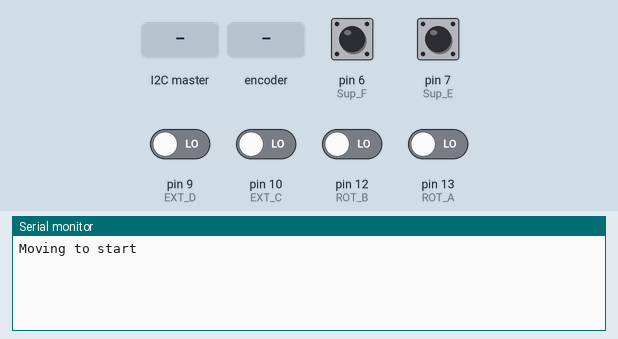
Recording of a sketch running on a simulated Arduino Leonardo, built with avr-gcc and run on an emulated ATmega32U4. On the bench: the last lines printed to the serial monitor. The inputs (shaded band) are chosen by the test bench; at power-on: pin 6 (Sup_F), pin 7 (Sup_E), pin 9 (EXT_D), pin 10 (EXT_C), pin 12 (ROT_B), pin 13 (ROT_A) LOW.

Above: at 0.9 s.
1.0 s: the I2C master sends the byte 1
At 2.1 s:
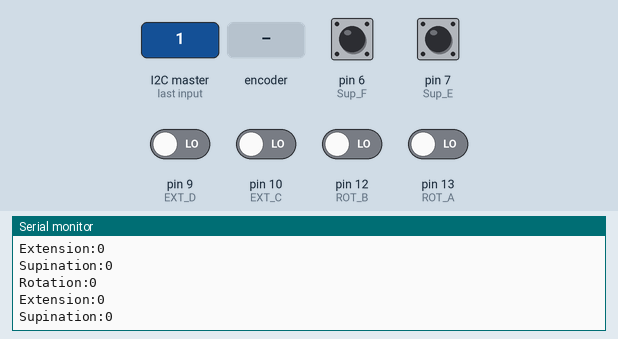
2.5 s: rotary encoder on pin 13 (ROT_A) / pin 12 (ROT_B) turned 1 step (first pin leading)
4.2 s: pin 7 (Sup_E) pulled HIGH for 0.15 s
5.8 s: pin 10 (EXT_C) driven HIGH
7.3 s: pin 7 (Sup_E) pulled HIGH for 1 s
At 8.1 s:
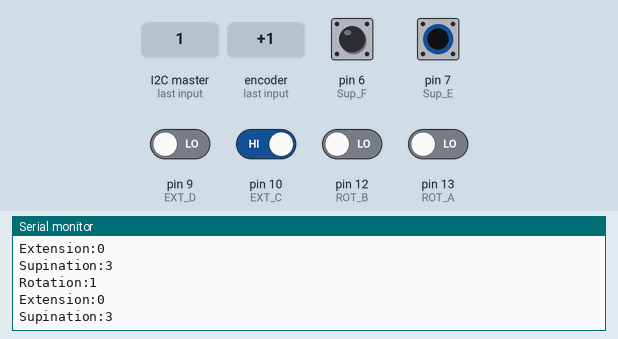
9.8 s: rotary encoder on pin 13 (ROT_A) / pin 12 (ROT_B) turned 1 step (first pin leading)
At 10.8 s:
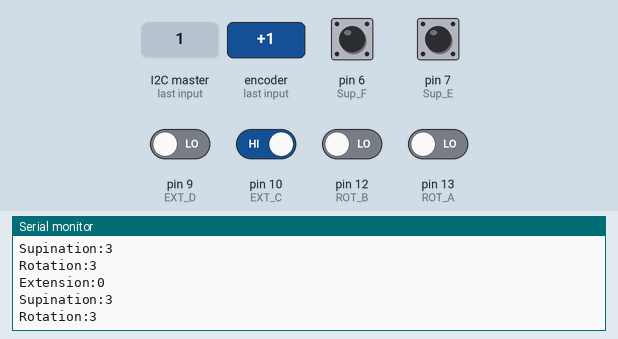
Timing chart, 0 to 12.5 s (numbered marks = the images above; inputs shaded):
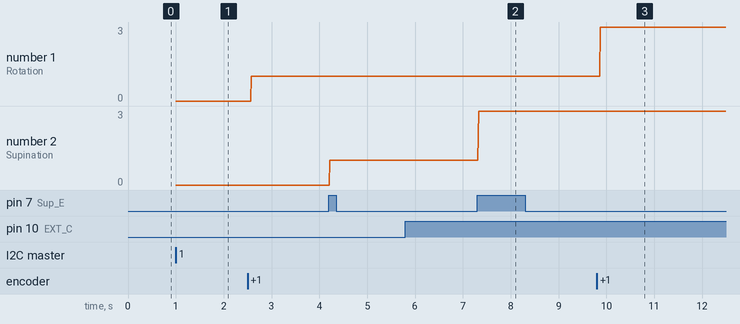

Measured:
- after the input at 1.0 s, the serial monitor: prints a new line at once (image 1)
- after the input at 7.3 s, the serial monitor: prints a new line at once (image 2)
- after the input at 9.8 s, the serial monitor: prints a new line after 0.07 s (image 3)
- plotted number 1: 0 → 1 after the input at 2.5 s
- plotted number 2: 1 → 3 after the input at 7.3 s

The sketch:

encoder_rtos.ino
```cpp
#include <Arduino_FreeRTOS.h>
#include <semphr.h>  // add the FreeRTOS functions for Semaphores (or Flags).
#include <Wire.h>

// Declare a mutex Semaphore Handle which we will use to manage the Serial Port.
// It will be used to ensure only one Task is accessing this resource at any time.
SemaphoreHandle_t xSerialSemaphore;

// define three Tasks for DigitalRead for every encoder
void receiveEventTask( void *pvParameters );
void TaskDigitalRead1( void *pvParameters );
void TaskDigitalRead2( void *pvParameters );
void TaskDigitalRead3( void *pvParameters );

// Define the global variables
int countTickRot = 0;
int countIndexRot = 0;
int precTickRot = 0;
int precIndexRot = 0;
int tickRot = 0;
int tickBRot = 0;

int countTickExt = 0;
int countIndexExt = 0;
int precTickExt = 0;
int precIndexExt = 0;
int tickExt = 0;
int tickBExt = 0;

int countTickSup = 0;
int countIndexSup = 0;
int precTickSup = 0;
int precIndexSup = 0;
int tickSup = 0;
int tickBSup = 0;

// Pulses Per Revolution, specified in the encoder settings
int PPR = 192;

bool flagReceived = false;

// the setup function runs once when you press reset or power the board
void setup() {
  Wire.begin(1);
  Wire.onReceive(receiveEvent);

  // initialize serial communication at 9600 bits per second:
  Serial.begin(115200);
  Serial.println("Moving to start");

  while (!Serial) {
    ; // wait for serial port to connect. Needed for native USB, on LEONARDO, MICRO, YUN, and other 32u4 based boards.
  }

  while(!flagReceived){
    delay(10);
  }

  // Semaphores are useful to stop a Task proceeding, where it should be paused to wait,
  // because it is sharing a resource, such as the Serial port.
  // Semaphores should only be used whilst the scheduler is running, but we can set it up here.
  if ( xSerialSemaphore == NULL )  // Check to confirm that the Serial Semaphore has not already been created.
  {
    xSerialSemaphore = xSemaphoreCreateMutex();  // Create a mutex semaphore we will use to manage the Serial Port
    if ( ( xSerialSemaphore ) != NULL )
      xSemaphoreGive( ( xSerialSemaphore ) );  // Make the Serial Port available for use, by "Giving" the Semaphore.
  }


  xTaskCreate(
    TaskDigitalRead1
    ,  "DigitalRead1"  // A name just for humans
    ,  128  // This stack size can be checked & adjusted by reading the Stack Highwater
    ,  NULL //Parameters for the task
    ,  1  // Priority, with 3 (configMAX_PRIORITIES - 1) being the highest, and 0 being the lowest.
    ,  NULL ); //Task Handle

  xTaskCreate(
    TaskDigitalRead2
    ,  "DigitalRead2"  // A name just for humans
    ,  128  // This stack size can be checked & adjusted by reading the Stack Highwater
    ,  NULL //Parameters for the task
    ,  1  // Priority, with 3 (configMAX_PRIORITIES - 1) being the highest, and 0 being the lowest.
    ,  NULL ); //Task Handle

  xTaskCreate(
      TaskDigitalRead3
      ,  "DigitalRead3"  // A name just for humans
      ,  128  // This stack size can be checked & adjusted by reading the Stack Highwater
      ,  NULL //Parameters for the task
      ,  2  // Priority, with 3 (configMAX_PRIORITIES - 1) being the highest, and 0 being the lowest.
      ,  NULL ); //Task Handle

}

void loop()
{
  // Empty. Things are done in Tasks.
}

// read the data that the other arduino sends ans set the ticks to 0
void receiveEvent(int bytes)
{
  Serial.println("Event received");

  //////////////////////////////////////
  int ROT_A = 13;
  pinMode(ROT_A, INPUT);
  precTickRot = digitalRead(ROT_A);

  countTickRot = 0;
  Serial.print("Rotation:");
  Serial.println(0);

  //////////////////////////////////////
  int EXT_C = 10;
  pinMode(EXT_C, INPUT);
  precTickExt = digitalRead(EXT_C);

  countTickExt = 0;
  Serial.print("Extension:");
  Serial.println(0);


  //////////////////////////////////////
  int Sup_E = 7;
  pinMode(Sup_E, INPUT);
  precTickSup = digitalRead(Sup_E);

  countTickSup = 0;
  Serial.print("Supination:");
  Serial.println(0);

  flagReceived = true;
}


/*--------------------------------------------------*/
/*---------------------- Tasks ---------------------*/
/*--------------------------------------------------*/

void TaskDigitalRead1( void *pvParameters __attribute__((unused)) )  // This is a Task.
{
  // digital pins
  int ROT_A = 13;
  int ROT_B = 12;

  // declare
  pinMode(ROT_A, INPUT);
  pinMode(ROT_B, INPUT);

  for (;;) // A Task shall never return or exit.
  {
    // See if we can obtain or "Take" the Serial Semaphore.
    // If the semaphore is not available, wait 5 ticks of the Scheduler to see if it becomes free.
    if ( xSemaphoreTake( xSerialSemaphore, ( TickType_t ) 1 ) == pdTRUE )
    {
      // read the input pin from the encoder:
      tickRot = digitalRead(ROT_A);
      tickBRot = digitalRead(ROT_B);

      // We were able to obtain or "Take" the semaphore and can now access the shared resource.
      // We want to have the Serial Port for us alone, as it takes some time to print,
      // so we don't want it getting stolen during the middle of a conversion.
      // print out the state of the button:
      // formula to convert tick to relative angle:
      long rot_mapped = (360L * (countTickRot)) / PPR;
      Serial.print("Rotation:");
      Serial.println(rot_mapped);

      // MY CODE GOES HERE
      if(tickRot != precTickRot)
      {
        if(tickRot != tickBRot)
        {
          countTickRot = countTickRot + tickRot;
          precTickRot = tickRot;
        }
      else
      {
        countTickRot = countTickRot - tickRot;
        precTickRot = tickRot;
      }

      }
      else{
         if (countTickRot<0) {
            countTickRot = 0;
          }
          else if (countTickRot>90*PPR/360) {
            countTickRot = 90*PPR/360;
          }

      }
      xSemaphoreGive(xSerialSemaphore ); // Now free or "Give" the Serial Port for others.
    }
    vTaskDelay(1);  // one tick delay (15ms) in between reads for stability
  }
}

/////////////////////////////////////////////////////////////////
void TaskDigitalRead2( void *pvParameters __attribute__((unused)) )  // This is a Task.
{
  // digital pins
  int EXT_C = 10;
  int EXT_D = 9;

  // declare
  pinMode(EXT_C, INPUT);
  pinMode(EXT_D, INPUT);

  for (;;) // A Task shall never return or exit.
  {
    // See if we can obtain or "Take" the Serial Semaphore.
    // If the semaphore is not available, wait 5 ticks of the Scheduler to see if it becomes free.
    if ( xSemaphoreTake( xSerialSemaphore, ( TickType_t ) 1 ) == pdTRUE )
    {
      // We were able to obtain or "Take" the semaphore and can now access the shared resource.
      // We want to have the Serial Port for us alone, as it takes some time to print,
      // so we don't want it getting stolen during the middle of a conversion.
      // print out the state of the button:

      long ext_mapped = (360L * countTickExt) / PPR;
      Serial.print("Extension:");
      Serial.println(ext_mapped);

      // read the input pin from the encoder:
      tickExt = digitalRead(EXT_C);
      tickBExt = digitalRead(EXT_D);

      // MY CODE GOES HERE
      if(tickExt != precTickExt)
      {
        if(tickExt != tickBExt)
        {
          countTickExt = countTickExt + tickExt;
          precTickExt = tickExt;
        }
        else
        {
          countTickExt = countTickExt - tickExt;
          precTickExt = tickExt;
        }

      }
      else{

         if (countTickExt>0) {
            countTickExt = 0;
          }
          else if (countTickExt<-(90*PPR/360)) {
            countTickExt = -90*PPR/360;
          }

      }
      xSemaphoreGive( xSerialSemaphore ); // Now free or "Give" the Serial Port for others.
    }
    vTaskDelay(1);  // one tick delay (15ms) in between reads for stability
  }
}


/////////////////////////////////////////////////////////////////

void TaskDigitalRead3( void *pvParameters __attribute__((unused)) )  // This is a Task.
{
  // digital pins supination
  int Sup_E = 7;
  int Sup_F = 6;

  // declare
  pinMode(Sup_E, INPUT);
  pinMode(Sup_F, INPUT);

  for (;;) // A Task shall never return or exit.
  {

    // See if we can obtain or "Take" the Serial Semaphore.
    // If the semaphore is not available, wait 5 ticks of the Scheduler to see if it becomes free.
    if ( xSemaphoreTake( xSerialSemaphore, ( TickType_t ) 1 ) == pdTRUE )
    {
      // We were able to obtain or "Take" the semaphore and can now access the shared resource.
      // We want to have the Serial Port for us alone, as it takes some time to print,
      // so we don't want it getting stolen during the middle of a conversion.
      // print out the state of the button:
      // read the input pin from the encoder:

      // formula to convert tick to relative angle:
      long sup_mapped = (360L * countTickSup) / PPR;
      Serial.print("Supination:");
      Serial.println(sup_mapped);

      tickSup = digitalRead(Sup_E);
      tickBSup = digitalRead(Sup_F);

      // MY CODE GOES HERE
      if(tickSup != precTickSup)
      {
        if(tickSup != tickBSup)
        {
          countTickSup = countTickSup + tickSup;
          precTickSup = tickSup;
        }
        else
        {
          countTickSup = countTickSup - tickSup;
          precTickSup = tickSup;
        }

      }
      else{

         if (countTickSup>90*PPR/360) {
            countTickSup = 90*PPR/360;
          }
          else if (countTickSup<0) {
            countTickSup = 0;
          }

      }
      xSemaphoreGive( xSerialSemaphore ); // Now free or "Give" the Serial Port for others.
    }
    vTaskDelay(1);  // one tick delay (15ms) in between reads for stability
  }
}
```
